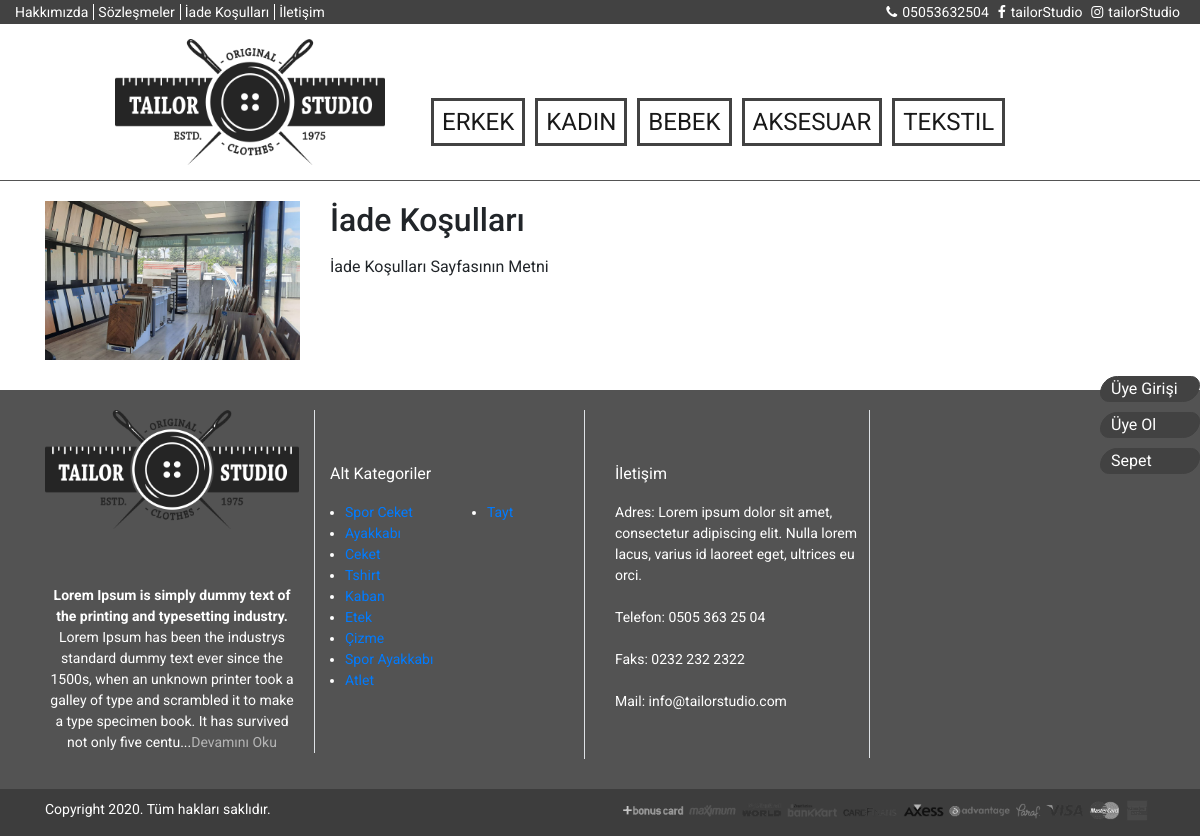
The app's page /content.php?cid=20 with its own data.
### tables this page shows
CREATE TABLE `content` (
  `content_id` int(11) NOT NULL,
  `title` varchar(255) NOT NULL,
  `description` text NOT NULL,
  `image` varchar(255) NOT NULL,
  `remove` int(11) NOT NULL DEFAULT 1
);

CREATE TABLE `category` (
  `category_id` int(11) NOT NULL,
  `title` varchar(255) NOT NULL,
  `description` varchar(255) NOT NULL,
  `image` varchar(255) NOT NULL,
  `level` int(11) NOT NULL,
  `remove` int(11) NOT NULL DEFAULT 1,
  `active` int(11) NOT NULL DEFAULT 1
);

### class/content_class.php (called while the page is built)
<?php
class Content {
	function getAllContent() {
		include "./baglan/baglan.php";
		$sql = "SELECT * FROM content WHERE remove = 1";
		$result = $conn->query($sql);
		return $result;
	}
	function getContentById($id) {
		include "./baglan/baglan.php";
		$sql = "SELECT * FROM content WHERE content_id='".$id."'";
		$result = $conn->query($sql);
		$row = mysqli_fetch_assoc($result);
		return $row;
	}
}
?>

### class/category_class.php (called while the page is built, shortened)
<?php
class Category {
	function getAllZeroLevelCategory() {
		include "./baglan/baglan.php";
		$sql = "SELECT * FROM category WHERE remove = 1 AND level = 0";
		$result = $conn->query($sql);
		return $result;
	}
	function getAllNoneZeroLevelCategory() {
		include "./baglan/baglan.php";
		$sql = "SELECT * FROM category WHERE remove = 1 AND level <> 0 LIMIT 18";
		$result = $conn->query($sql);
		return $result;
	}
}
?>

### content.php (the view, shortened to what this page needs)
<?php
	include "header.php";
	$result = $cntModel->getContentById($_GET['cid']);
	if(isset($result['title'])) {
		$description = $result['description'];
		$image = $result['image'];
	} else {
		echo "<h1>404 Hatalı bir sayfa!</h1>";
		include "footer.php";
		die();
	}
?>
<main class="icSayfa">
		<div class="container">
			<div class="row">
				<div class="col-12 col-md-3">
					<img src="<?php echo $image ?>" class="img-fluid" alt="<?php echo $result['title']; ?>" />
				</div>
				<div class="col-12 col-md-9">
					<h2><?php echo $result['title']; ?></h2>
					<p><?php echo $description ?></p>
				</div>
			</div>
		</div>
	</main>
<?php
	include "footer.php";
?>

### header.php (shortened to what this page needs)
<?php
require "class/content_class.php";
require "class/slider_class.php";
require "class/category_class.php";
?>
<!doctype html>
  <head>
    <link rel="stylesheet" href="https://stackpath.bootstrapcdn.com/bootstrap/4.4.1/css/bootstrap.min.css">
	<link rel="stylesheet" href="https://cdnjs.cloudflare.com/ajax/libs/font-awesome/4.7.0/css/font-awesome.min.css">
	<link rel="stylesheet" href="style.css" />
  </head>
  <body>
    <header>
		<div class="container-fluid top-menu">
			<div class="row">
				<div class="col-12 col-sm-6 top-left-menu text-center text-sm-left">
					<?php
					$cntModel = new Content;
					$result = $cntModel->getAllContent();
					foreach($result as $key => $value) { ?>
						<a href="content.php?cid=<?php echo $value['content_id'] ?>"><?php echo $value['title'] ?></a>
					<?php } ?>
					<a href="contact.php">İletişim</a>
				</div>
				<div class="col-12 col-sm-6 top-right-menu text-center text-sm-right">
					<a href="#"><i class="fa fa-phone"></i>05053632504</a>
					<a href="#"><i class="fa fa-facebook-f"></i>tailorStudio</a>
					<a href="#"><i class="fa fa-instagram"></i>tailorStudio</a>
				</div>
			</div>
		</div>
		<div class="container-fluid">
			<div class="row">
				<div class="col-12 col-sm-12 offset-md-1 col-md-3 logo text-sm-center">
					<a href="index.php"><img src="img/logo.png" class="img-fluid" alt="Tailor Studio" /></a>
				</div>
				<div class="col-12 col-sm-12 col-md-8 menu text-center text-sm-center text-sm-left">
					<nav class="navbar navbar-expand-lg navbar-light">
					  <div class="collapse navbar-collapse" id="navbarSupportedContent">
						<ul class="navbar-nav mr-auto">
							<?php
								$ctgModel = new Category;
								$result = $ctgModel->getAllZeroLevelCategory();
								foreach($result as $key => $value) {
							?>
							<li class="nav-item active">
								<a class="nav-link text-uppercase" href="category.php?ctgid=<?php echo $value['category_id'] ?>"><?php echo $value['title'] ?></a>
							</li>
							<?php } ?>
						</ul>
					  </div>
					</nav>
				</div>
			</div>
		</div>
		<div class="kulakcik d-none d-sm-block">
			<div class="uye-girisi">
				<a href="#">Üye Girişi</a>
			</div>
			<div class="uye-ol">
				<a href="#">Üye Ol</a>
			</div>
			<div class="sepet-sag">
				<a href="basket.php">Sepet</a>
			</div>
		</div>
	</header>

### footer.php
	<footer>
		<div class="container-fluid footer-top">
			<div class="container">
				<div class="row">
					<div class="col-12 col-sm-6 col-lg-3 align-center fHakkimizda">
						<div class="col-12 border-right">
							<img src="img/logo.png" class="img-fluid" alt="Tailor Studio" />
							<?php
								$result = $cntModel->getContentById(1);
								$description = "";
								if(isset($result['description'])) {
									$description = $result['description'];
								}
							?>
							<p><?php echo substr($description,0,300); ?>...<a href="content.php?cid=1">Devamını Oku</a></p>
						</div>
					</div>
					<div class="col-12 col-sm-6 col-lg-3 altKategoriDis">
						<div class="col-12 border-right altKategori">
							<p>Alt Kategoriler</p>
							<div class="row">
								<div class="col-6 p-0">
									<ul>
							<?php
								$ctgModel3 = new Category;
								$result3 = $ctgModel3->getAllNoneZeroLevelCategory();
								$i = 0;
								foreach($result3 as $key => $value) {
							?>
								<?php if($i == 9) { ?>
									</ul>
								</div>
								<div class="col-6 p-0">
									<ul>
								<?php } ?>
									<li><a href="subcategory.php?subid=<?php echo $value['category_id'] ?>"><?php echo $value['title']; ?></a></li>
								<?php $i++; } ?>
									</ul>
								</div>
							</div>
						</div>
					</div>
					<div class="col-12 col-sm-6 col-lg-3 adresDis">
						<div class="col-12 border-right adresIc">
							<p>İletişim</p>
							Adres: Lorem ipsum dolor sit amet, consectetur adipiscing elit.
							Nulla lorem lacus, varius id laoreet eget, ultrices eu orci.<br /><br />
							Telefon: <a href="tel:05053632504">0505 363 25 04</a><br /><br />
							Faks: <a href="tel:02322322322">0232 232 2322</a><br /><br />
							Mail: <a href="mailto:info@tailorstudio.com">info@tailorstudio.com</a><br /><br />
						</div>
					</div>
					<div class="col-12 col-sm-6 col-lg-3 pt-4">
						<div class="col-12 p-0">
							<iframe src="https://www.google.com/maps/embed?pb=!1m18!1m12!1m3!1d3125.2252762529088!2d27.140126315606423!3d38.4362651815974!2m3!1f0!2f0!3f0!3m2!1i1024!2i768!4f13.1!3m3!1m2!1s0x14bbd85bbcaa3be9%3A0xc002feef388baca8!2zxLAtQWthZGVtaSBFxJ9pdGltIHZlIERhbsSxxZ9tYW5sxLFr!5e0!3m2!1str!2str!4v1584988881007!5m2!1str!2str" width="100%" height="340" frameborder="0" style="border:0;" allowfullscreen="" aria-hidden="false" tabindex="0"></iframe>
						</div>
					</div>
				</div>
			</div>
		</div>
		<div class="container-fluid footer-bottom">
			<div class="container">
				<div class="row">
					<div class="col-12 col-sm-6 text-center text-sm-left">
						<p>Copyright 2020. Tüm hakları saklıdır.</p>
					</div>
					<div class="col-12 col-sm-6 text-right d-none d-sm-block">
						<img src="img/bank-logo.png" class="img-fluid" />
					</div>
				</div>
			</div>
		</div>
	</footer>
  </body>
</html>

### style.css (style rules this page uses)
body { font-family: 'Roboto', sans-serif; }
.top-menu { background-color: #424242; }
.top-menu .top-left-menu a { color: White; border-right: 1px solid White; padding-right: 5px; font-size: 14px; }
.top-menu .top-left-menu a:last-child { border-right: none; }
.top-menu .top-right-menu a { color: White; font-size: 14px; padding-right: 5px; }
.top-menu .top-right-menu i { color: White; padding-right: 5px; }
.logo { margin-top: 15px; margin-bottom: 15px; }
.menu li { padding-top:66px; }
.menu a { border:3px solid #424242; margin-right:10px; padding:3px; font-size: 24px; }
.kulakcik { position:fixed; right:0; top:45%; z-index: 2; }
.uye-girisi, .uye-ol, .sepet-sag { width:100px; background-color: #424242; color: White; border:1px solid #424242; border-radius: 20px 10px; margin-bottom:10px; }
.uye-girisi a, .uye-ol a, .sepet-sag a { color: White; padding:0px 10px; }
.footer-bottom { background-color: #3d3d3d; }
.footer-bottom p { color: White; margin-top: 10px; font-size: 14px; }
.footer-top { background-color: #535353; margin-top: 30px; }
.fHakkimizda { padding: 20px 0; }
.fHakkimizda p { font-size: 14px; text-align: center; padding-top: 20px; color: White; }
.fHakkimizda a { color: #b5b5b5; }
.altKategoriDis { padding-top: 20px; }
.altKategori { padding: 52px 0; }
.altKategori p { color: White; }
.altKategori ul { padding-left:30px; }
.altKategori ul li { color: White; font-size: 14px; }
.adresDis { color: White; padding-top: 20px; }
.adresIc { color: White; padding: 52px 0 25px; font-size: 14px; }
.adresIc p { font-size: 1rem; color: White; }
.adresIc a { color: White; }
.icSayfa { border-top: 1px solid #535353; padding-top: 20px; }

### records on screen
content: title "Hakkımızda", description "Lorem Ipsum is simply dummy text of the printing and typesetting industry. Lorem Ipsum has been the industrys standard dummy text ever since the 1500s, when an unknown printer took a galley of type and scrambled it to make a type specimen book. It has survived not only five centu"
content: title "Sözleşmeler"
content: title "İade Koşulları", image (picture), description "İade Koşulları Sayfasının Metni"
category: title "ERKEK"
category: title "KADIN"
category: title "BEBEK"
category: title "AKSESUAR"
category: title "TEKSTIL"
